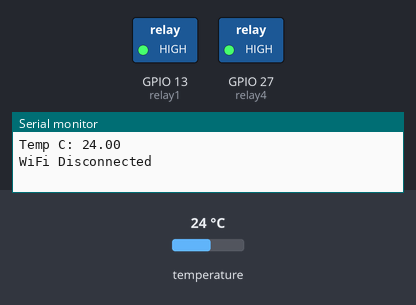
This sketch was run on a simulated ESP32. On the bench: switched loads named in the sketch (green lamp = pin HIGH), the last lines printed to the serial monitor. The test bench sets the inputs (shaded band); at power-on: temperature 24 °C. WiFi joins after 1.5 s; servers stay silent unless stated; network time is answered at once with the bench clock; uploads are accepted with an empty reply; the local clock reads 2024-03-15 10:24:30 at power-on unless the sketch sets it.

Above: at 0.2 s.
At 20.9 s:
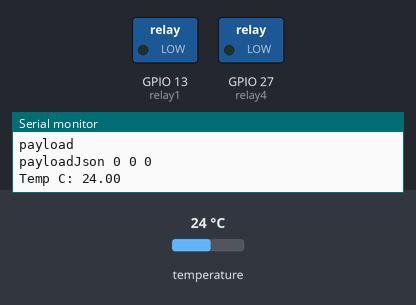
Timing chart, 0 to 22.4 s (numbered marks = the images above):
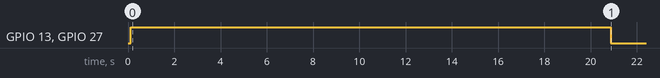

Measured:
- by itself, GPIO 13 (relay1), GPIO 27 (relay4): LOW → HIGH at 0.13 s, → LOW 20.7 s later

The sketch:

kotel3.ino
```cpp
bool releMod = LOW;
byte tmin = 91;
byte tmax = 92;


// для работы с термометром
#include <OneWire.h>
#include <DallasTemperature.h>
#define ONE_WIRE_BUS 5
OneWire oneWire(ONE_WIRE_BUS);
DallasTemperature sensor(&oneWire);


// пины реле
int relay1 = 13;
// реле 1 тот что с права если положить к себе входом по поитанию платы
int relay4 = 27;

// debuger
bool debug = true;
String DebugData="123";

// вайфай
#include <WiFi.h>
#include <WiFiClient.h>
#include "HTTPClient.h"
const char* ssid = "arduino";
const char* password = "123qweasdzxc";
String serverName =  "http://37.230.115.8/";

// таймклиент для получения точного времени
#include <NTPClient.h>
#include <WiFiUdp.h>
WiFiUDP ntpUDP;
NTPClient timeClient(ntpUDP);
String getTime(NTPClient timeC){
  return String(timeC.getDay()) + " - " + String(timeC.getHours()) + " : " + String(timeC.getMinutes()) + " : "  + String(timeC.getSeconds()) + " : " ;
}
// json liba
#include <ArduinoJson.h>
void setup(){
  Serial.begin(115200);

  WiFi.mode(WIFI_STA);
  WiFi.begin(ssid, password);

  timeClient.begin();


  pinMode(relay1, OUTPUT);
  pinMode(relay4, OUTPUT);


  sensor.begin();
  // устанавливаем разрешение датчика от 9 до 12 бит
  sensor.setResolution(9);

}
// для того чтоб не выводить сообщение о подключении постоянно и чтоб не блочить работу если нет вайфая
bool wifiConected = false;
String str = "";

void loop(){

  // только вывод о подключении вайфая
  if (WiFi.status() == WL_CONNECTED and !wifiConected) {
    wifiConected = true;
    Serial.print("Connected to ");
    Serial.println(ssid);
    Serial.print("IP address: ");
    Serial.println(WiFi.localIP());
  }

  // переменная для хранения температуры
  float temperature;
  // отправляем запрос на измерение температуры
  sensor.requestTemperatures();
  // считываем данные из регистра датчика
  temperature = sensor.getTempCByIndex(0);

  if (temperature  > tmax) {
    releMod = LOW ;
  }
   if (temperature < tmin) {
    releMod = HIGH;
  }

  digitalWrite(relay1, releMod);
  digitalWrite(relay4, releMod);

  Serial.print("Temp C: ");
  Serial.println(temperature);
  timeClient.setTimeOffset(3600*3);
  timeClient.update();
  str += "{\"t\": {\"t1\":" + String(temperature) + "},\"r\": {\"n\": "+String(releMod)+", \"p\": false},\"time\":\"" + timeClient.getFormattedTime() + "\"},";
  DebugData+= "t " + String(temperature) + ' '+  timeClient.getFormattedTime() + '\n';
  if(WiFi.status()== WL_CONNECTED){
     // Serial.println("отправка на сервер");
     // Serial.println(serverName);
      HTTPClient http;

      http.begin(serverName+"input.php");
      http.addHeader("Content-Type", "application/json");
      int httpResponseCode = http.POST("[" + str.substring(0, str.length()-1) + "]");
      http.end();

      delay(100);

      DebugData+= "tmax tmin debug " + String(tmin) + " "+ String(tmax) + " "+ String(debug) + " "+ '\n';

      http.begin(serverName+"termComand.php");
      int httpCode = 0;
      if (debug == false) {
        httpCode = http.POST("");
      }
      else {
        httpCode = http.POST(DebugData);
      }
      Serial.println("tmax tmin debug " + String(tmin) + " "+ String(tmax) + " "+ String(debug) + " ");

      if (httpCode > 0) {
        if (httpCode == HTTP_CODE_OK) {
          String payload = http.getString();
          Serial.println("payload " + payload);
          StaticJsonDocument<200> doc;
          deserializeJson(doc, payload);

          debug = doc["debug"];
          tmax = doc["tmax"];
          tmin = doc["tmin"];
          Serial.println("payloadJson " + String(debug) + " " + tmax + " " + tmin );
          DebugData ="";
        }
      }

      http.end();
      str = "";
    }
    else {
      Serial.println("WiFi Disconnected");
      DebugData+="WiFi Disconnected" + '\n';
    }
  delay(10000);
}
```
